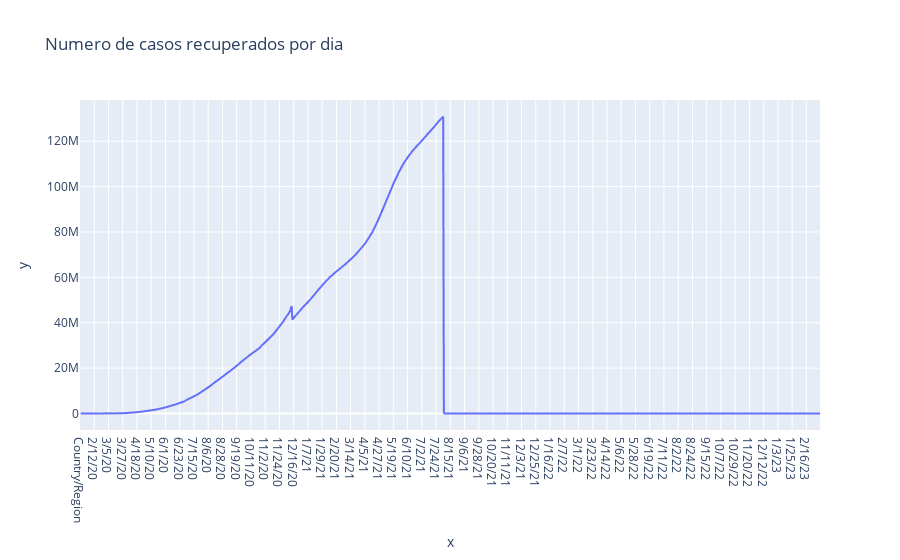

This figure's notebook cell:
### Markdown cell above
### Datos de Personas Recuperadas

### Code cell
total_recuperados_dia = recovered.sum(axis="index")
px.line(x=total_recuperados_dia.index,
        y=total_recuperados_dia.values,
        title='Numero de casos recuperados por dia')

### Figure 1 — Plotly figure (JSON) as saved in the notebook; plotly's stock layout.template omitted (floating-point values rounded to 4 significant figures; data arrays with more than 128 entries replaced by an {"elided": "..."} marker saying what was removed)
{"data": [{"hovertemplate": "x=%{x}<br>y=%{y}<extra></extra>", "legendgroup": "", "line": {"color": "#636efa", "dash": "solid"}, "marker": {"symbol": "circle"}, "mode": "lines", "name": "", "showlegend": false, "type": "scattergl", "x": {"elided": "1144 str values"}, "xaxis": "x", "y": {"elided": "1144 mixed values"}, "yaxis": "y"}], "layout": {"legend": {"tracegroupgap": 0}, "title": {"text": "Numero de casos recuperados por dia"}, "xaxis": {"anchor": "y", "domain": [0, 1], "title": {"text": "x"}}, "yaxis": {"anchor": "x", "domain": [0, 1], "title": {"text": "y"}}}}
